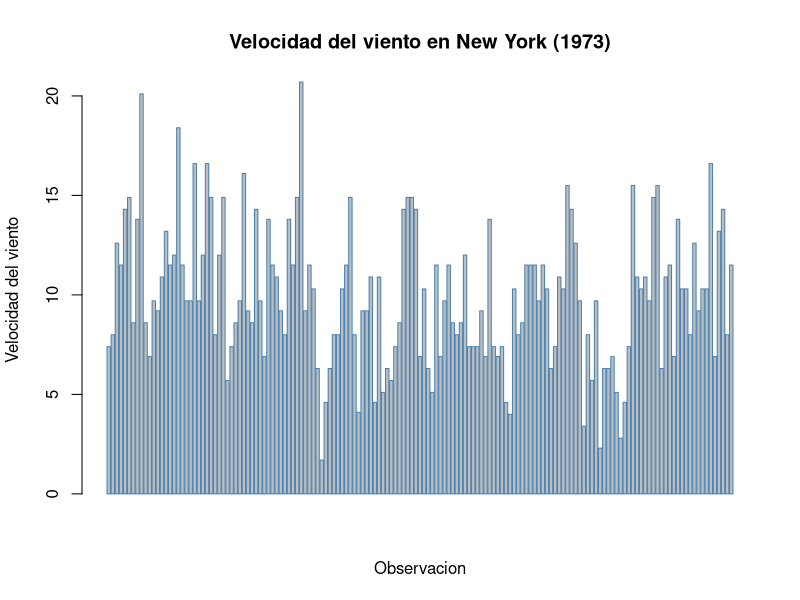
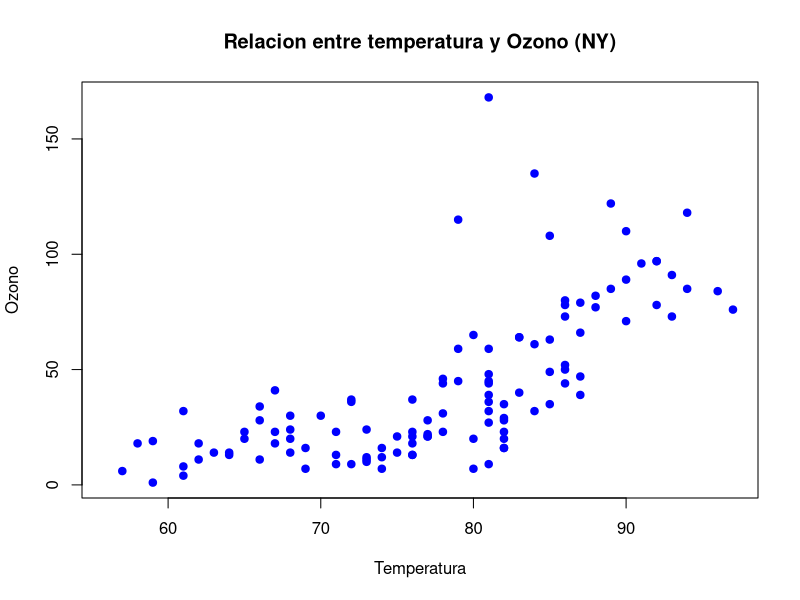
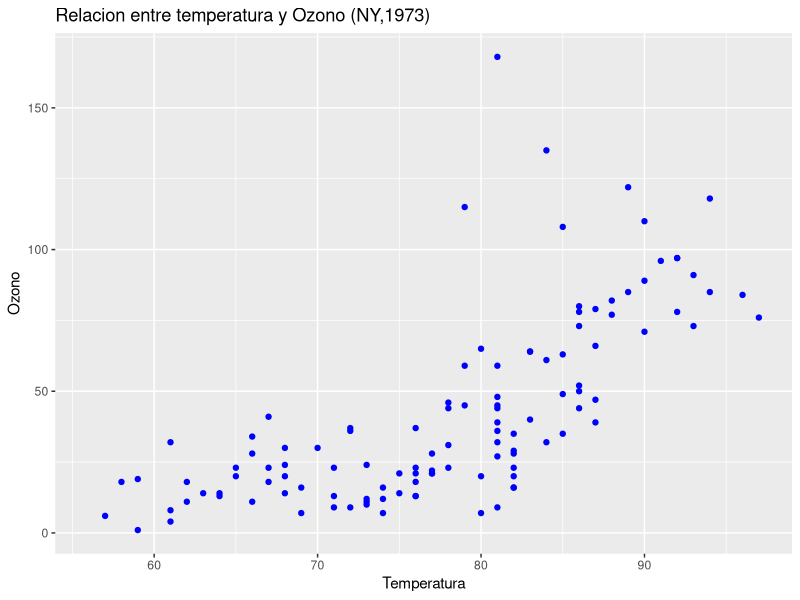
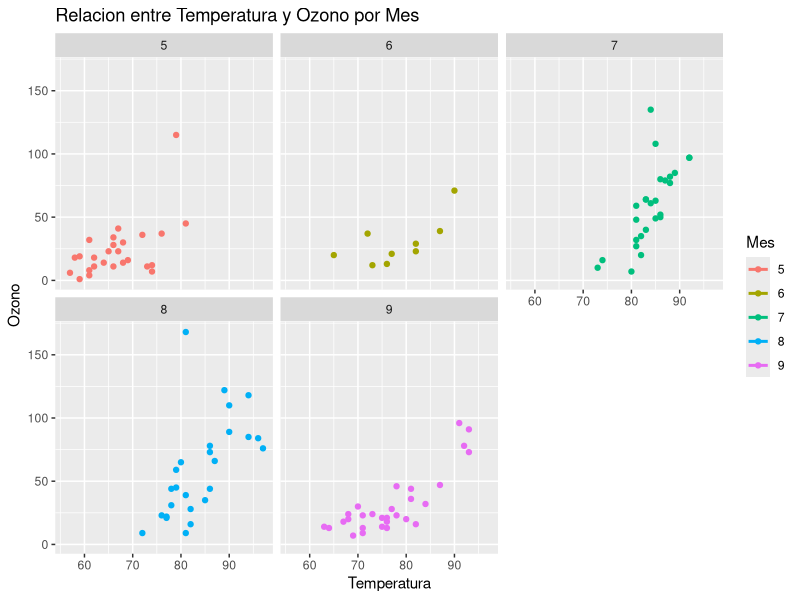
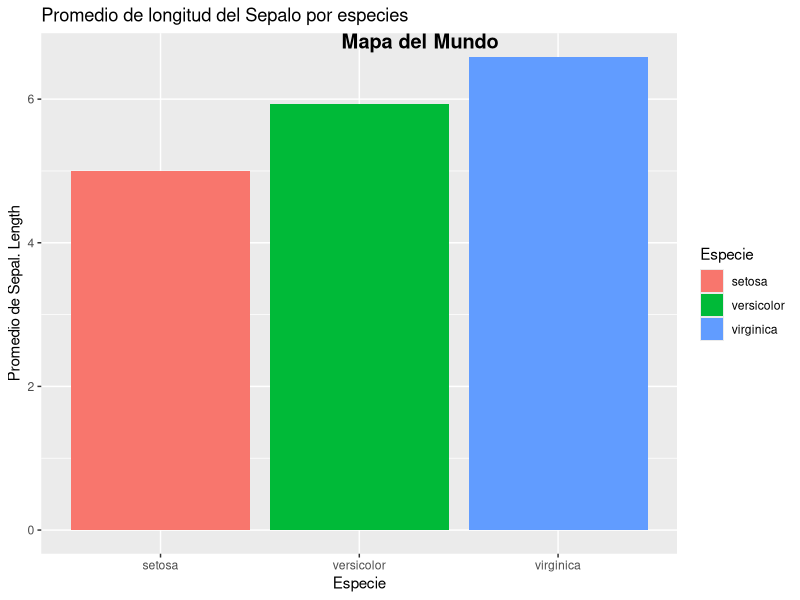
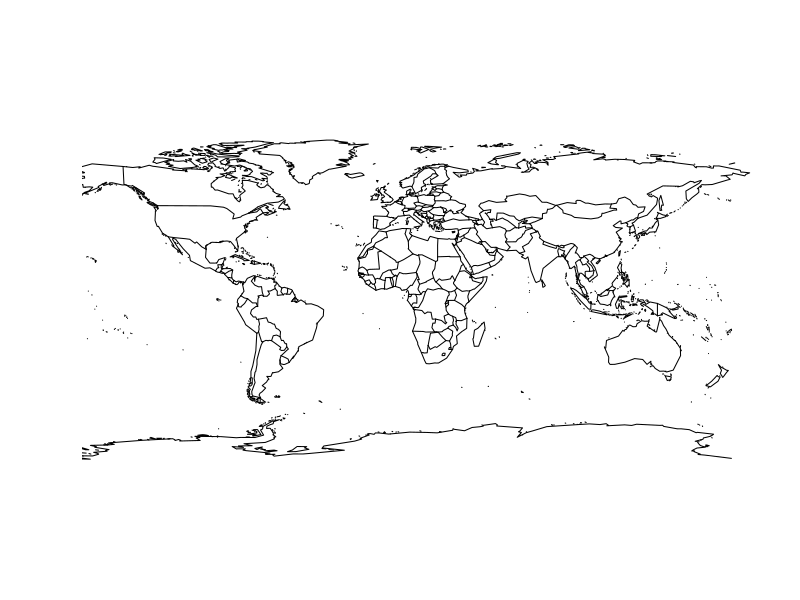
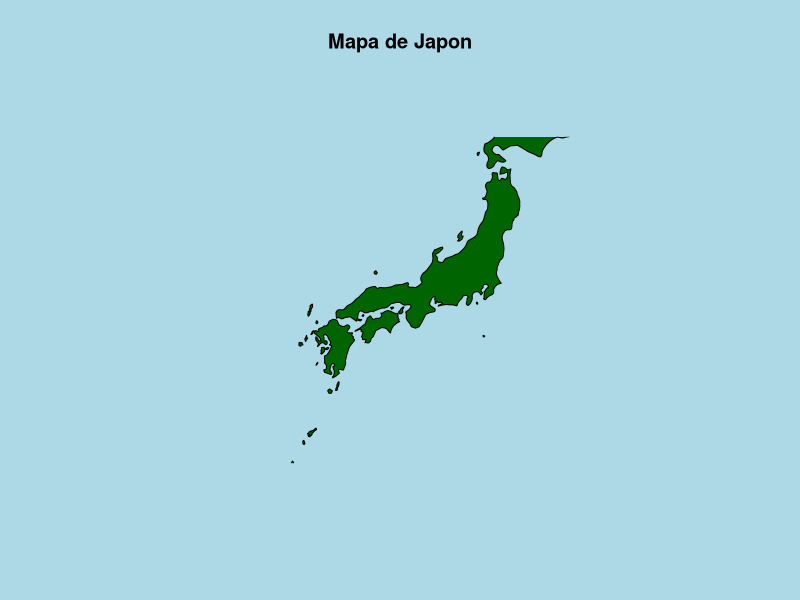
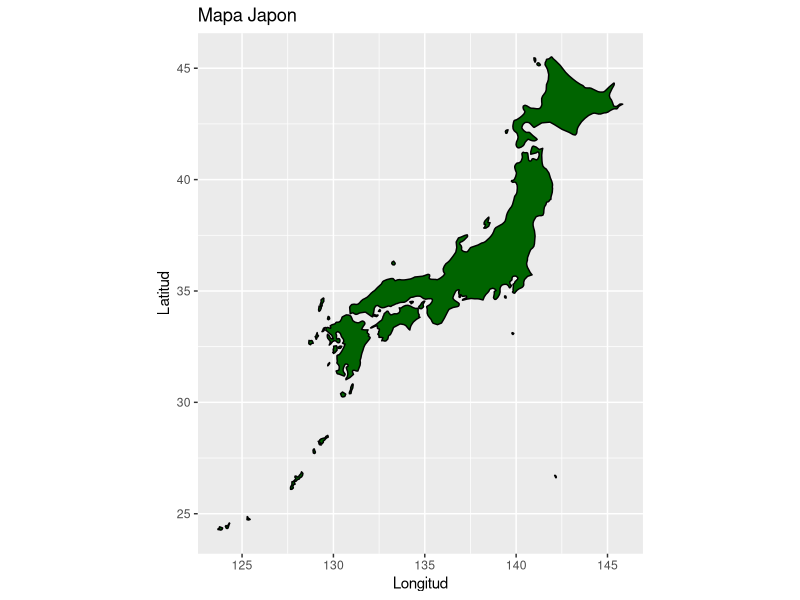

These figures' R source, in order:
# ==============================================================================
# UNIVERSIDAD DE COSTA RICA  -  ESCUELA DE ESTADISTICA
# XS-0129  PROGRAMACION PARA ESTADISTICA I
# ------------------------------------------------------------------------------
# PRACTICA SEMANA 11: CONSTRUCCION DE GRAFICOS CON R
# MODALIDAD: TRABAJO COLABORATIVO EN GIT / GITHUB
# Valor: 1% adicional sobre nota de curso
# Fecha entrega máxima: martes 26/05/2026
# Entrega esperada: documento PDF con enlace a repositorio
# ==============================================================================
#
# Esta practica se realiza EN PAREJAS o EN GRUPOS DE TRES personas.
# El grupo entrega un UNICO archivo .R, pero administrado de forma colaborativa
# en un repositorio de GitHub. Cada integrante DEBE aportar al menos un ejercicio
# con sus propios commits, de modo que el historial demuestre la participacion
# individual de cada quien.
#
# ------------------------------------------------------------------------------
# DATOS DEL GRUPO
# ------------------------------------------------------------------------------
# Integrante A: Keylin Francinni Cervantes Mata   Carne: C4E080  GitHub: Cervantes-gif
# Integrante B: Esteban Vargas Rodriguez  Carne: C5K725  GitHub: stebanvr
# Integrante C: ______________________  Carne: __________  GitHub: ____________
#               (deje en blanco si el grupo es de dos personas)
#
# ------------------------------------------------------------------------------
# OBJETIVOS DE APRENDIZAJE
# ------------------------------------------------------------------------------
#   1. Construir e interpretar graficos con el paquete base de R.
#   2. Aplicar la gramatica de graficos del paquete ggplot2 por capas.
#   3. Representar informacion geografica mediante mapas en R.
#   4. INVESTIGAR de forma autonoma otras librerias de visualizacion de R,
#      documentarlas y compararlas con las herramientas vistas en clase.
#   5. Utilizar Git y GitHub para versionar y desarrollar codigo de forma
#      COLABORATIVA (clonar, ramas, commits, pull requests y fusiones).
#
# ==============================================================================
# INSTRUCCIONES GENERALES
# ==============================================================================
#   - Trabajen DENTRO de este mismo archivo .R. Escriban su codigo debajo de
#     cada enunciado, en las lineas marcadas con ">>> ESCRIBA SU CODIGO AQUI".
#   - NO borren los enunciados (lineas que inician con #). Forman parte de la
#     entrega y permiten evaluar la practica.
#   - Cuando se pida COMENTAR o INTERPRETAR, escriban la respuesta como
#     comentario (#) justo debajo del codigo correspondiente.
#   - El archivo debe ejecutarse SIN ERRORES de principio a fin. Verifiquenlo
#     con source() o Ctrl+Shift+Enter (RStudio) antes de la entrega final.
#   - Cada ejercicio indica su INTEGRANTE RESPONSABLE entre corchetes, por
#     ejemplo  [Responsable: Integrante B]. Esa persona debe escribir el codigo
#     y subirlo con SUS PROPIOS commits (ver Parte 5).
#   - Esta practica vale 100 puntos. La distribucion aparece en cada parte.
#   - Todos los ejercicios deben estar completos y no debe haber commits 
#     luego de las 11:59 de hoy 26/05/2026
#
# ------------------------------------------------------------------------------
# REPARTO DE EJERCICIOS ENTRE INTEGRANTES
# ------------------------------------------------------------------------------
#   Integrante A : Ej 1.1, Ej 1.4, Ej 2.1, Ej 2.4, Ej 3.2  + redacta el README
#   Integrante B : Ej 1.2, Ej 1.5, Ej 2.2, Ej 2.5, Ej 3.3  + Ficha 4.2
#   Integrante C : Ej 1.3, Ej 1.6, Ej 2.3, Ej 3.1, Ej 4.4
#   TODO EL GRUPO: Parte 0, Ej 4.1 (eleccion de libreria) y Ej 4.3 (ejemplo).
#
#   * SI EL GRUPO ES DE DOS PERSONAS: no existe Integrante C. Repartan sus
#     ejercicios de forma equitativa entre A y B y ANOTEN aqui como quedaron:
#     Ej 1.3 -> B  Ej 1.6 -> B  Ej 2.3 -> A   Ej 3.1 -> A
#     Ej 4.4 -> A
#
#   El reparto busca que cada persona practique graficos base, ggplot2 y mapas.
#   Esta permitido AYUDARSE entre integrantes, pero cada quien debe SUBIR con
#   sus propios commits los ejercicios de los que es responsable.
#
# ------------------------------------------------------------------------------
# CONJUNTOS DE DATOS
# ------------------------------------------------------------------------------
#   Se trabajara con datasets incluidos en la instalacion base de R, por lo que
#   NO se requiere descargar archivos. Exploren su documentacion con help():
#       help("airquality")   # calidad del aire (Nueva York, 1973)
#       help("mtcars")       # caracteristicas de 32 automoviles
#       help("iris")         # medidas de tres especies de flores
#       help("ToothGrowth")  # crecimiento dental en conejillos de indias
# ==============================================================================


# ==============================================================================
# PARTE 0 - PREPARACION DEL ENTORNO  (5 puntos)   [Responsable: TODO EL GRUPO]
# ==============================================================================
#
# 0.1  Limpien el entorno de trabajo y carguen los datos que utilizaran.
#      Verifiquen la estructura y un resumen de cada conjunto de datos.

rm(list = ls())          # limpia el entorno
data("airquality")
data("mtcars")
data("iris")
data("ToothGrowth")

# >>> ESCRIBA SU CODIGO AQUI: use str() y summary() sobre airquality y mtcars.

str(airquality)
summary(airquality)

str(mtcars)
summary(mtcars)

# 0.2  En un comentario, indiquen cuantas observaciones y cuantas variables
#      tiene 'airquality' y mencionen si contiene valores faltantes (NA).

nrow(airquality)
ncol(airquality)

sum(is.na(airquality))

#
# Respuesta 0.2: Airquality tiene 153 observaciones y 6 variales. Si contiene valores
# faltantes en total 44 variables NA


# ==============================================================================
# PARTE 1 - GRAFICOS BASE DE R  (25 puntos)
# ==============================================================================
# Recuerden los argumentos comunes de las funciones graficas base:
#   main  = titulo        xlab / ylab = etiquetas de ejes
#   col   = color         xlim / ylim = limites de los ejes
#   pch   = tipo de punto border = color del borde
# ------------------------------------------------------------------------------

# ------------------------------------------------------------------------------
# Ejercicio 1.1  GRAFICO DE BARRAS  (4 pts)        [Responsable: Integrante A]
# ------------------------------------------------------------------------------
# Construya un grafico de barras VERTICAL de la variable airquality$Wind.
# Asignele un titulo, una etiqueta de eje y un color de su eleccion.

# >>> ESCRIBA SU CODIGO AQUI:

#Ejercicio 1.1- Grafico de barras vertical de airquality$Wind

barplot(airquality$Wind,
        main = "Velocidad del viento en New York (1973)",
        xlab = "Observacion",
        ylab = "Velocidad del viento",
        border = "steelblue")


#Interpretacion Cervantes:  El grafico muestra la velocidad del viento registrada en los 153 dias. La ,ayoria de las observaciones se encuentran entre 7 y 15 mph. 
#Se observan algunos picos maximos que superan los 20 mph y muy pocos dias con viento cerca de 0 mph.



# ------------------------------------------------------------------------------
# Ejercicio 1.2  HISTOGRAMA  (4 pts)               [Responsable: Integrante B]
# ------------------------------------------------------------------------------
# Construya un histograma de airquality$Ozone. Modifique el argumento 'breaks'
# para obtener al menos dos versiones (por ejemplo breaks = 5 y breaks = 15).
# COMENTE como cambia la interpretacion al variar el numero de clases.

# >>> ESCRIBA SU CODIGO AQUI:



# Comentario 1.2: ______________________________________________________________



# ------------------------------------------------------------------------------
# Ejercicio 1.3  DIAGRAMA DE CAJAS  (4 pts)        [Responsable: Integrante C]
# ------------------------------------------------------------------------------
# Construya un diagrama de cajas de airquality$Temp SEGUN el mes (Temp ~ Month).
# Pista: use la formula  boxplot(Temp ~ Month, data = airquality, ...).
# Interprete: en que mes se observa la mayor temperatura mediana.

# >>> ESCRIBA SU CODIGO AQUI:



# Comentario 1.3: ______________________________________________________________



# ------------------------------------------------------------------------------
# Ejercicio 1.4  DIAGRAMA DE DISPERSION  (4 pts)   [Responsable: Integrante A]
# ------------------------------------------------------------------------------
# Construya un grafico de dispersion entre airquality$Temp (eje X) y
# airquality$Ozone (eje Y). Use pch = 19 y describa la relacion observada.

# >>> ESCRIBA SU CODIGO AQUI:

#Ejercicio 1.4

plot(airquality$Temp,
     airquality$Ozone,
     main = "Relacion entre temperatura y Ozono (NY)",
     xlab = "Temperatura",
     ylab = "Ozono",
     pch = 19,
     col = "blue")


# Comentario 1.4: Se observa una relacion positiva entre la temperatura y el nivel de ozono, a mayor
# temperatura, tiende a mayor concentracion de ozono. La relacion no es perfectamente lineal pero si hay una
# tendencia clara de aumento 


# ------------------------------------------------------------------------------
# Ejercicio 1.5  GRAFICO DE PIE  (4 pts)           [Responsable: Integrante B]
# ------------------------------------------------------------------------------
# A partir de mtcars, cuente cuantos automoviles tienen 4, 6 y 8 cilindros
# (variable 'cyl') y represente esa distribucion en un grafico de pie.
# Agregue al grafico el PORCENTAJE correspondiente a cada categoria.
# Pista: table(mtcars$cyl) y construya las etiquetas con paste0() y round().

# >>> ESCRIBA SU CODIGO AQUI:



# ------------------------------------------------------------------------------
# Ejercicio 1.6  MULTIPLES GRAFICOS Y EXPORTACION  (5 pts)  [Resp.: Integrante C]
# ------------------------------------------------------------------------------
# a) Use par(mfrow = c(1, 2)) para colocar DOS graficos base de su eleccion
#    lado a lado. Restablezca el panel con par(mfrow = c(1, 1)) al terminar.
# b) Exporte uno de sus graficos a un archivo PNG usando png() ... dev.off().
#    IMPORTANTE: agregue ese .png al .gitignore (vea la Parte 5) para NO
#    versionar imagenes generadas automaticamente.

# >>> ESCRIBA SU CODIGO AQUI:



# ==============================================================================
# PARTE 2 - GRAFICOS CON ggplot2  (20 puntos)
# ==============================================================================
# Recuerden la estructura por CAPAS de la gramatica de graficos:
#   ggplot(datos, aes(...)) +   # datos + mapeo estetico
#       geom_*()            +   # geometria (puntos, barras, lineas...)
#       scale_*()           +   # escalas (colores, ejes)
#       facet_*()           +   # paneles por subconjuntos
#       labs()              +   # titulos y etiquetas
#       theme_*()               # apariencia general
# ------------------------------------------------------------------------------

# 2.0  Instalen (si es necesario) y carguen el paquete.
# install.packages("ggplot2")   # descomente solo si aun no lo tiene instalado
library(ggplot2)

# ------------------------------------------------------------------------------
# Ejercicio 2.1  PRIMER GRAFICO ggplot2  (4 pts)   [Responsable: Integrante A]
# ------------------------------------------------------------------------------
# Reproduzca el diagrama de dispersion del Ejercicio 1.4 (Temp vs Ozone) pero
# ahora con ggplot2 y geom_point().

# >>> ESCRIBA SU CODIGO AQUI:

ggplot(airquality,
       aes(x = Temp, y = Ozone)) +
  geom_point(color = "blue", 
             pch = 19) +
  labs(title = "Relacion entre temperatura y Ozono (NY,1973)",
       x = "Temperatura",
       y = "Ozono")




# ------------------------------------------------------------------------------
# Ejercicio 2.2  MAPEO ESTETICO  (4 pts)           [Responsable: Integrante B]
# ------------------------------------------------------------------------------
# Al grafico anterior, agregue dentro de aes() el COLOR del punto segun el mes.
# Pista: como 'Month' es numerica, conviertala con factor(Month).
# COMENTE que aporta esta tercera variable a la lectura del grafico.

# >>> ESCRIBA SU CODIGO AQUI:



# Comentario 2.2: ______________________________________________________________



# ------------------------------------------------------------------------------
# Ejercicio 2.3  GEOMETRIAS ADICIONALES Y FACETAS  (4 pts)  [Resp.: Integrante A]
# ------------------------------------------------------------------------------
# Sobre el grafico del 2.2, agregue:
#   - una capa geom_smooth(method = "lm") para mostrar la tendencia lineal;
#   - un facet_wrap(~ Month) para separar un panel por mes.

# >>> ESCRIBA SU CODIGO AQUI:

ggplot(airquality, aes(x= Temp,
                       y= Ozone,
                       color = factor(Month))) +
  geom_point(pch = 19) +
  geom_smooth(method = "Im", se= FALSE) + # el method Im dibuja una linea de tendencia lineal sobre los puntos 
  facet_wrap(~ Month) + # lo que haces es que separa los meses en 5 partes de mayo a septiembre
  labs(title = "Relacion entre Temperatura y Ozono por Mes",
       x = "Temperatura",
       y = "Ozono",
       color = "Mes")



# ------------------------------------------------------------------------------
# Ejercicio 2.4  GRAFICO DE BARRAS CON ggplot2  (4 pts)  [Resp.: Integrante A]
# ------------------------------------------------------------------------------
# Con el dataset 'iris', construya un grafico de barras que muestre el promedio
# de Sepal.Length por especie (Species). Use stat = "summary", fun = "mean".

# >>> ESCRIBA SU CODIGO AQUI:

ggplot(iris, aes(x= Species,
                 y= Sepal.Length,
                 fill = Species)) +
  geom_bar(stat = "summary", fun = "mean") + # le dice a ggplot no cuente filas sino que calcule el promedio de sepal.length para cada especie
  labs(title = "Promedio de longitud del Sepalo por especies",
       x= "Especie",
       y= "Promedio de Sepal. Length",
       fill = "Especie") # colorea cada baraa de un color diferente segun la especie 


# ------------------------------------------------------------------------------
# Ejercicio 2.5  PERSONALIZACION COMPLETA  (4 pts) [Responsable: Integrante B]
# ------------------------------------------------------------------------------
# Tome cualquiera de los graficos anteriores y combine TODAS las capas:
# labs() con titulo, subtitulo, etiquetas de ejes y fuente; un scale_*() para
# personalizar colores; y un theme_*() distinto al predeterminado.

# >>> ESCRIBA SU CODIGO AQUI:



# ==============================================================================
# PARTE 3 - GRAFICOS CON MAPAS  (15 puntos)
# ==============================================================================
# 3.0  Instalen (si es necesario) y carguen el paquete 'maps'.
# install.packages("maps", dep = TRUE)   # descomente si aun no lo tiene
library(maps)

# ------------------------------------------------------------------------------
# Ejercicio 3.1  MAPA BASE  (5 pts)                [Responsable: Integrante A]
# ------------------------------------------------------------------------------
# Dibuje el mapa del mundo con map(database = "world").
# Luego dibuje UNICAMENTE el mapa de un pais a su eleccion.
# Pista: map("world", regions = "Costa Rica", fill = TRUE, col = "lightgreen").

# >>> ESCRIBA SU CODIGO AQUI:

# Mapa del mundo 

map(database = "world",
    title(main = "Mapa del Mundo"))

# Mapa unicamente de Japon

map("world", regions = "Japan",
    fill = TRUE,
    col = "darkgreen",
    bg = "lightblue") # pone el fonde de color, simulando el mar 
title(main = "Mapa de Japon")

# ------------------------------------------------------------------------------
# Ejercicio 3.2  MAPA POLIGONAL CON ggplot2  (5 pts)  [Resp.: Integrante A]
# ------------------------------------------------------------------------------
# Use map_data() para obtener el contorno de un pais o region y dibujelo con
# ggplot2 + geom_polygon(). Aplique coord_quickmap() para corregir la escala.
# Pista:
#   region <- map_data("world", region = "Costa Rica")
#   ggplot(region, aes(long, lat, group = group)) +
#       geom_polygon(...) + coord_quickmap()

# >>> ESCRIBA SU CODIGO AQUI:

dev.off() # hace que lo recetee y ggplot corra bien 

japon<- map_data("world", region = "Japan")

ggplot(japon, aes(x= long,
                  y= lat, 
                  group = group)) +
  geom_polygon(fill = "darkgreen",
               color = "black") +
  coord_quickmap() +
  labs(title = "Mapa Japon",
       x = "Longitud",
       y= "Latitud")


# ------------------------------------------------------------------------------
# Ejercicio 3.3  AGREGAR PUNTOS AL MAPA  (5 pts)   [Responsable: Integrante B]
# ------------------------------------------------------------------------------
# Sobre el mapa anterior, agregue uno o varios puntos con coordenadas conocidas
# (por ejemplo, la ciudad donde vive cada integrante del grupo). Use geom_point()
# y, opcionalmente, geom_text() o annotate() para etiquetar el punto.
# Pista: San Jose, Costa Rica  ->  long = -84.09, lat = 9.93

# >>> ESCRIBA SU CODIGO AQUI:



# ==============================================================================
# PARTE 4 - INVESTIGACION: OTRAS LIBRERIAS DE GRAFICOS EN R  (20 puntos)
# ==============================================================================
#
# El ecosistema de R ofrece MUCHAS librerias de visualizacion mas alla del
# paquete base, ggplot2 y maps. En esta parte el grupo debera INVESTIGAR de
# forma autonoma y aplicar una de ellas.
#
# ------------------------------------------------------------------------------
# 4.1  SELECCION DE LA LIBRERIA  (2 pts)           [Responsable: TODO EL GRUPO]
# ------------------------------------------------------------------------------
# Elijan UNA libreria de la siguiente lista (o propongan otra y consultenla con
# la persona docente). Anoten su eleccion en el comentario indicado.
#
#   GRAFICOS INTERACTIVOS
#     - plotly        : convierte graficos en interactivos (zoom, hover).
#     - highcharter   : graficos interactivos basados en Highcharts.
#     - dygraphs      : series de tiempo interactivas.
#
#   EXTENSIONES DE ggplot2
#     - ggridges      : graficos de densidad superpuestos ("joyplots").
#     - gganimate     : animaciones a partir de graficos ggplot2.
#     - patchwork     : combina varios graficos ggplot2 en un mismo panel.
#     - ggpubr        : graficos con apariencia "lista para publicar".
#     - ggthemes      : temas y paletas adicionales para ggplot2.
#
#   MAPAS INTERACTIVOS
#     - leaflet       : mapas interactivos con marcadores y capas.
#     - tmap          : mapas tematicos (modo estatico e interactivo).
#
#   GRAFICOS ESPECIALIZADOS
#     - corrplot      : visualizacion de matrices de correlacion.
#     - treemap       : mapas de arbol (treemaps) jerarquicos.
#     - GGally        : matrices de graficos y graficos de pares.
#     - wordcloud     : nubes de palabras.
#     - lattice       : sistema de graficos alternativo (graficos en celosia).
#
# Libreria elegida: La libreria elegida en grupo fue ggridges
# Justifiquen en una o dos lineas por que la eligieron: Elejimos ggrides porque se relaciona directamente con ggplot2,
# lo que no sfacilia su aprendizaje al reutilizar estructuras similares, ya conocidad. Ademas nos permite comparar distibuciones entre grupos de forma visual y compacta.
#   
#
# ------------------------------------------------------------------------------
# 4.2  FICHA DE DOCUMENTACION  (6 pts)             [Responsable: Integrante B]
# ------------------------------------------------------------------------------
# Investiguen en la documentacion oficial (CRAN, viñetas, sitio del paquete) y
# COMPLETEN la siguiente ficha como comentarios. Indiquen las fuentes.
#
#   a) Nombre del paquete y autor(es) principales:
#      _________________________________________________________________________
#   b) Para que tipo de visualizaciones se utiliza:
#      _________________________________________________________________________
#   c) Funcion(es) principal(es) del paquete y que hace cada una:
#      _________________________________________________________________________
#   d) Una ventaja y una limitacion frente al paquete base o ggplot2:
#      Ventaja:    ______________________________________________________________
#      Limitacion: ______________________________________________________________
#   e) Fuentes consultadas (al menos dos, con su enlace):
#      1) _______________________________________________________________________
#      2) _______________________________________________________________________
#
# ------------------------------------------------------------------------------
# 4.3  EJEMPLO APLICADO  (8 pts)                   [Responsable: TODO EL GRUPO]
# ------------------------------------------------------------------------------
# Instalen y carguen la libreria elegida. Luego construyan UN grafico funcional
# con alguno de los datasets de esta practica (airquality, mtcars, iris o
# ToothGrowth). El grafico debe tener titulo y etiquetas de ejes claras.
# Documenten cada paso con comentarios.
#
# SUGERENCIA DE COLABORACION: este ejercicio es del grupo completo. Trabajenlo
# en una rama compartida (por ejemplo 'feature/parte4') y resuelvan en conjunto
# cualquier conflicto de fusion que aparezca.

# install.packages("__________")   # escriba aqui el nombre de su libreria
# library(__________)

# >>> ESCRIBA SU CODIGO AQUI:



# ------------------------------------------------------------------------------
# 4.4  COMPARACION Y REFLEXION  (4 pts)            [Responsable: Integrante C]
# ------------------------------------------------------------------------------
# Reproduzca un grafico EQUIVALENTE o lo mas parecido posible al del punto 4.3
# usando el paquete base o ggplot2. Luego responda en comentarios:
#
#   a) Que diferencias noto en la cantidad y claridad del codigo:
#      _________________________________________________________________________
#   b) En que situacion recomendaria usar la libreria investigada y en cual
#      preferiria el paquete base o ggplot2:
#      _________________________________________________________________________

# >>> ESCRIBA AQUI EL GRAFICO EQUIVALENTE CON BASE O ggplot2:



# ==============================================================================
# PARTE 5 - TRABAJO COLABORATIVO CON GIT Y GITHUB  (15 puntos)
# ==============================================================================
#
# Esta parte NO se "programa" en R: se EVIDENCIA en el repositorio de GitHub del
# grupo. Sigan el flujo de trabajo descrito abajo. Todos los comandos de Git se
# escriben en la TERMINAL del sistema (no en la consola de R), o pueden usar el
# panel Git de RStudio / GitHub Desktop si lo prefieren.
#
# ------------------------------------------------------------------------------
# 5.1  CREACION Y CONFIGURACION DEL REPOSITORIO  (4 pts)
# ------------------------------------------------------------------------------
# a) UNA sola persona del grupo crea en GitHub un repositorio llamado:
#       XS0129-P11-Apellido1-Apellido2
#    Configurelo como público e inicialicelo con un archivo README.md.
#
# b) Esa persona agrega como COLABORADORES (Settings > Collaborators) a:
#       - cada integrante del grupo (con su usuario de GitHub), y
#       - el usuario de la persona docente:  __________________ (a indicar).
#
# c) Cada integrante CLONA el repositorio en su computadora:
#       git clone https://github.com/usuario/XS0129-P11-Apellido1-Apellido2.git
#
# d) Coloquen este archivo .R dentro del repositorio y configuren su identidad
#    (la primera vez en cada computadora):
#       git config --global user.name  "Nombre Apellido"
#       git config --global user.email "correo@ucr.ac.cr"
#
# ------------------------------------------------------------------------------
# 5.2  ARCHIVOS DEL REPOSITORIO  (3 pts)
# ------------------------------------------------------------------------------
# El repositorio debe contener al menos:
#   - Practica_Semana_11_-_Graficos_en_R.R   (este archivo)
#   - README.md   : redactado por el Integrante A. Debe incluir el nombre del
#                   curso, los integrantes del grupo y una breve descripcion.
#   - .gitignore  : debe ignorar archivos generados (por ejemplo *.png del
#                   Ejercicio 1.6, la carpeta .Rproj.user/ y el archivo .Rhistory).
#
#   Contenido sugerido para .gitignore:
#       .Rhistory
#       .RData
#       .Rproj.user/
#       *.png
#
# ------------------------------------------------------------------------------
# 5.3  FLUJO DE TRABAJO POR RAMAS Y COMMITS  (5 pts)
# ------------------------------------------------------------------------------
# Cada integrante trabaja sus ejercicios asignados en SU PROPIA RAMA y luego
# los integra mediante un Pull Request. Pasos para cada integrante:
#
#   1) Actualizar la rama principal y crear la rama personal:
#        git checkout main
#        git pull origin main
#        git checkout -b parte-integranteA      # use su letra: A, B o C
#
#   2) Escribir el codigo de SUS ejercicios en este archivo y guardarlo.
#
#   3) Registrar el avance con commits. Haga UN COMMIT POR EJERCICIO, usando
#      mensajes claros que incluyan el numero del ejercicio. Ejemplos:
#        git add Practica_Semana_11_-_Graficos_en_R.R
#        git commit -m "Ej 1.1: grafico de barras vertical de Wind"
#        git commit -m "Ej 2.1: dispersion Temp vs Ozone con ggplot2"
#
#   4) Subir la rama al repositorio remoto:
#        git push origin parte-integranteA
#
#   5) En GitHub, abrir un PULL REQUEST de su rama hacia 'main'. Otro
#      integrante debe REVISARLO y aprobarlo antes de fusionarlo (merge).
#
# REQUISITO MINIMO VERIFICABLE: en el historial (git log o la pestaña Insights
# de GitHub) debe constar que CADA integrante realizo, como minimo, UN commit
# por cada ejercicio del que es responsable, con su propia cuenta de GitHub.
#
# ------------------------------------------------------------------------------
# 5.4  RESOLUCION DE CONFLICTOS Y BITACORA  (3 pts)
# ------------------------------------------------------------------------------
# Como todos editan el mismo archivo, es probable que aparezca al menos un
# CONFLICTO DE FUSION al hacer merge. Resuelvanlo en conjunto y, una vez
# terminada la practica, completen abajo una breve bitacora del trabajo.
#
#   BITACORA DEL GRUPO (responder como comentarios):
#   a) Cuantas ramas y cuantos pull requests crearon en total:
#      _________________________________________________________________________
#   b) Describan brevemente un conflicto de fusion que enfrentaron y como lo
#      resolvieron (o expliquen como lo evitaron):
#      _________________________________________________________________________
#   c) Que aprendio el grupo sobre el trabajo colaborativo con Git:
#      _________________________________________________________________________
#
# ==============================================================================
# RUBRICA DE EVALUACION (resumen)
# ==============================================================================
#   Parte 0  - Preparacion del entorno ............................   5 pts
#   Parte 1  - Graficos base de R .................................  25 pts
#   Parte 2  - Graficos con ggplot2 ...............................  20 pts
#   Parte 3  - Graficos con mapas .................................  15 pts
#   Parte 4  - Investigacion de otras librerias ...................  20 pts
#   Parte 5  - Trabajo colaborativo con Git y GitHub ..............  15 pts
#                                                            TOTAL = 100 pts
#
#   CONSIDERACIONES SOBRE LA NOTA DE GRUPO:
#   - Se descuentan hasta 5 puntos si el archivo NO se ejecuta completo sin
#     errores o si se eliminan los enunciados originales.
#   - El historial de commits es individual: si un integrante NO presenta
#     commits propios de sus ejercicios asignados, esos puntos NO se le
#     acreditan, aunque el ejercicio aparezca resuelto en el archivo final.
#   - La entrega consiste en compartir la URL del repositorio (con la persona
#     docente ya agregada como colaboradora). NO se reciben archivos por correo.
#
# ==============================================================================
# FIN DE LA PRACTICA - SEMANA 11
# ==============================================================================
